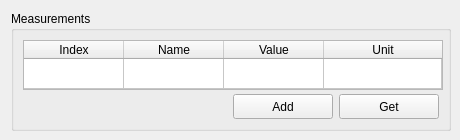
<?xml version="1.0" encoding="UTF-8"?>
<ui version="4.0">
 <class>MeasurementsHandler</class>
 <widget class="QWidget" name="MeasurementsHandler">
  <property name="geometry">
   <rect>
    <x>0</x>
    <y>0</y>
    <width>460</width>
    <height>140</height>
   </rect>
  </property>
  <property name="minimumSize">
   <size>
    <width>460</width>
    <height>140</height>
   </size>
  </property>
  <property name="maximumSize">
   <size>
    <width>460</width>
    <height>140</height>
   </size>
  </property>
  <property name="windowTitle">
   <string>Form</string>
  </property>
  <layout class="QVBoxLayout" name="verticalLayout_3">
   <item>
    <widget class="QGroupBox" name="groupBox">
     <property name="minimumSize">
      <size>
       <width>440</width>
       <height>120</height>
      </size>
     </property>
     <property name="maximumSize">
      <size>
       <width>440</width>
       <height>120</height>
      </size>
     </property>
     <property name="title">
      <string>Measurements</string>
     </property>
     <layout class="QVBoxLayout" name="verticalLayout">
      <item>
       <layout class="QVBoxLayout" name="verticalLayout_2">
        <item>
         <widget class="QTableWidget" name="tableWidget_meas">
          <property name="minimumSize">
           <size>
            <width>420</width>
            <height>50</height>
           </size>
          </property>
          <property name="maximumSize">
           <size>
            <width>420</width>
            <height>50</height>
           </size>
          </property>
          <attribute name="horizontalHeaderVisible">
           <bool>true</bool>
          </attribute>
          <attribute name="horizontalHeaderDefaultSectionSize">
           <number>100</number>
          </attribute>
          <attribute name="horizontalHeaderMinimumSectionSize">
           <number>25</number>
          </attribute>
          <attribute name="horizontalHeaderStretchLastSection">
           <bool>true</bool>
          </attribute>
          <attribute name="verticalHeaderVisible">
           <bool>false</bool>
          </attribute>
          <attribute name="verticalHeaderDefaultSectionSize">
           <number>25</number>
          </attribute>
          <attribute name="verticalHeaderMinimumSectionSize">
           <number>25</number>
          </attribute>
          <attribute name="verticalHeaderStretchLastSection">
           <bool>true</bool>
          </attribute>
          <row>
           <property name="text">
            <string>New Row</string>
           </property>
          </row>
          <column>
           <property name="text">
            <string>Index</string>
           </property>
          </column>
          <column>
           <property name="text">
            <string>Name</string>
           </property>
          </column>
          <column>
           <property name="text">
            <string>Value</string>
           </property>
          </column>
          <column>
           <property name="text">
            <string>Unit</string>
           </property>
          </column>
         </widget>
        </item>
        <item>
         <layout class="QHBoxLayout" name="horizontalLayout_3">
          <item>
           <spacer name="horizontalSpacer_2">
            <property name="orientation">
             <enum>Qt::Horizontal</enum>
            </property>
            <property name="sizeHint" stdset="0">
             <size>
              <width>40</width>
              <height>20</height>
             </size>
            </property>
           </spacer>
          </item>
          <item>
           <widget class="QPushButton" name="pushButton_addMeas">
            <property name="minimumSize">
             <size>
              <width>100</width>
              <height>25</height>
             </size>
            </property>
            <property name="maximumSize">
             <size>
              <width>100</width>
              <height>25</height>
             </size>
            </property>
            <property name="text">
             <string>Add</string>
            </property>
           </widget>
          </item>
          <item>
           <widget class="QPushButton" name="pushButton_getMeas">
            <property name="minimumSize">
             <size>
              <width>100</width>
              <height>25</height>
             </size>
            </property>
            <property name="maximumSize">
             <size>
              <width>100</width>
              <height>25</height>
             </size>
            </property>
            <property name="text">
             <string>Get</string>
            </property>
           </widget>
          </item>
         </layout>
        </item>
       </layout>
      </item>
     </layout>
    </widget>
   </item>
  </layout>
 </widget>
 <resources/>
 <connections>
  <connection>
   <sender>pushButton_addMeas</sender>
   <signal>clicked()</signal>
   <receiver>MeasurementsHandler</receiver>
   <slot>AddMeas()</slot>
   <hints>
    <hint type="sourcelabel">
     <x>105</x>
     <y>90</y>
    </hint>
    <hint type="destinationlabel">
     <x>385</x>
     <y>121</y>
    </hint>
   </hints>
  </connection>
  <connection>
   <sender>pushButton_getMeas</sender>
   <signal>clicked()</signal>
   <receiver>MeasurementsHandler</receiver>
   <slot>GetMeas()</slot>
   <hints>
    <hint type="sourcelabel">
     <x>292</x>
     <y>90</y>
    </hint>
    <hint type="destinationlabel">
     <x>350</x>
     <y>125</y>
    </hint>
   </hints>
  </connection>
 </connections>
 <slots>
  <slot>AddMeas()</slot>
  <slot>GetMeas()</slot>
 </slots>
</ui>
